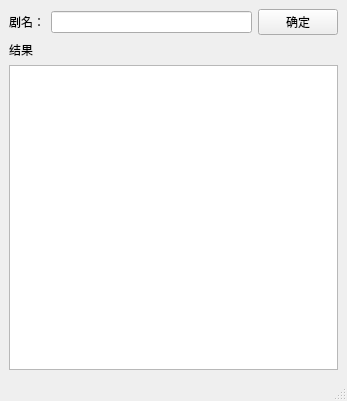
<?xml version="1.0" encoding="UTF-8"?>
<ui version="4.0">
 <class>MainWindow</class>
 <widget class="QMainWindow" name="MainWindow">
  <property name="geometry">
   <rect>
    <x>0</x>
    <y>0</y>
    <width>347</width>
    <height>401</height>
   </rect>
  </property>
  <property name="windowTitle">
   <string>美剧抓取器</string>
  </property>
  <widget class="QWidget" name="centralwidget">
   <layout class="QVBoxLayout" name="verticalLayout_2" stretch="1,9">
    <item>
     <layout class="QHBoxLayout" name="horizontalLayout">
      <item>
       <widget class="QLabel" name="label_2">
        <property name="text">
         <string>剧名：</string>
        </property>
       </widget>
      </item>
      <item>
       <widget class="QLineEdit" name="lineEdit"/>
      </item>
      <item>
       <widget class="QPushButton" name="pushButton">
        <property name="text">
         <string>确定</string>
        </property>
       </widget>
      </item>
     </layout>
    </item>
    <item>
     <layout class="QVBoxLayout" name="verticalLayout">
      <item>
       <widget class="QLabel" name="label">
        <property name="text">
         <string>结果</string>
        </property>
       </widget>
      </item>
      <item>
       <widget class="QTextEdit" name="textEdit"/>
      </item>
     </layout>
    </item>
   </layout>
  </widget>
  <widget class="QMenuBar" name="menubar">
   <property name="geometry">
    <rect>
     <x>0</x>
     <y>0</y>
     <width>347</width>
     <height>23</height>
    </rect>
   </property>
  </widget>
  <widget class="QStatusBar" name="statusbar"/>
 </widget>
 <resources/>
 <connections/>
</ui>
